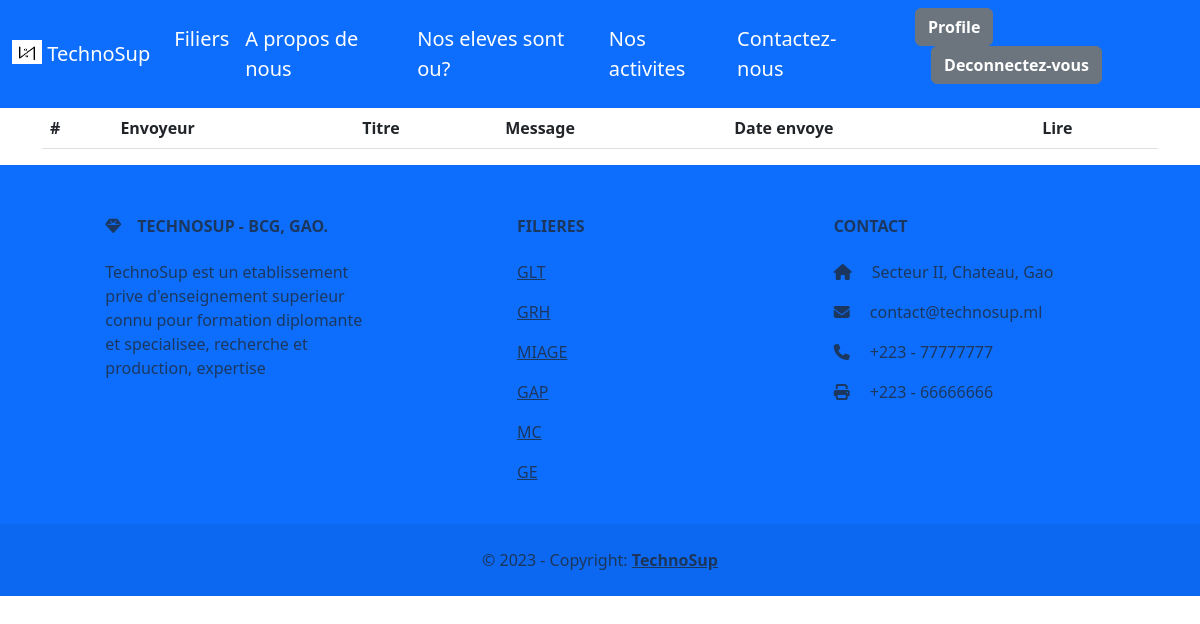
The app's page /messages/ (signed in), older data.
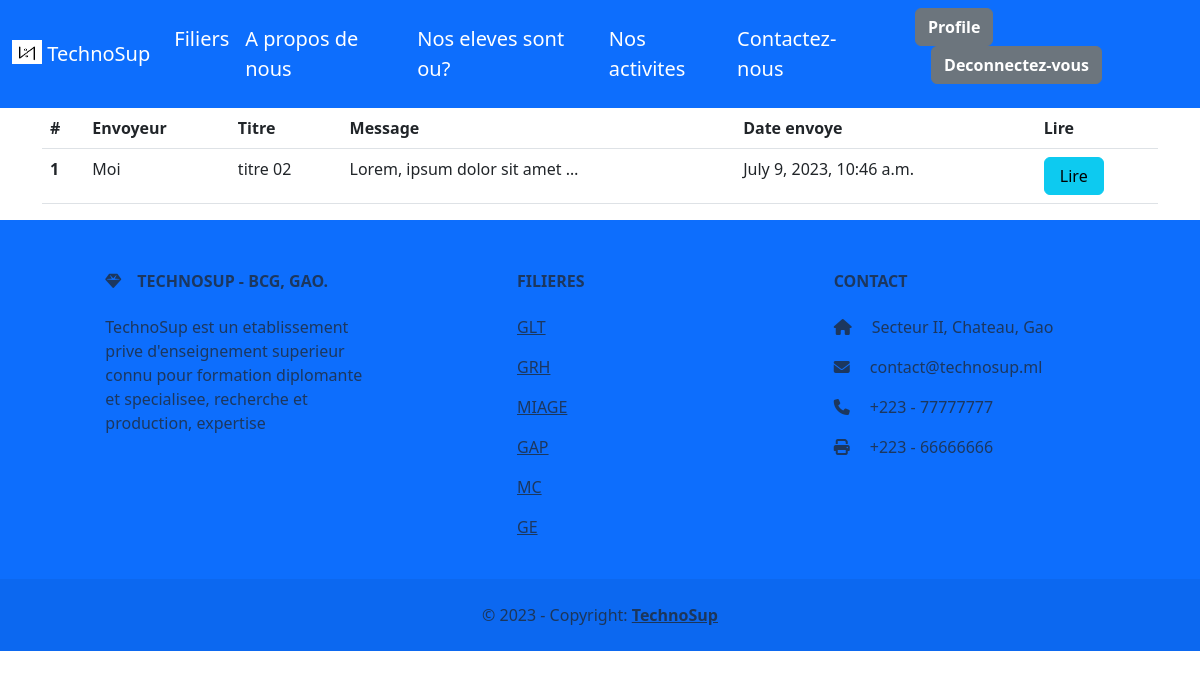
The same page, newer data.
### app/models.py (models this page shows, shortened)
class Message(models.Model):
    envoyeur = models.ForeignKey(CustomUser, on_delete=models.CASCADE)
    titre_message = models.CharField(max_length=100)
    message = models.TextField()
    destinataire_email = models.EmailField()
    date_cree = models.DateTimeField(auto_now_add=True)
    lu = models.BooleanField(default=False)

### app/hod_views.py (the view)
# urls.py: path('messages/', hod_views.view_messages, name='messages'),
def view_messages(request):
    inboxes = Message.objects.filter(
            Q(destinataire_email=request.user.email) | Q(envoyeur=request.user)
        )
    context = {
        'inboxes': inboxes
    }
    return render(request, 'hod/view_messages.html', context)

### templates/hod/view_messages.html
{% extends "base.html" %}
{% block content %}
<div class="container pt-5">
    <table class="table">
        <thead>
            <tr>
                <th scope="col">#</th>
                <th scope="col">Envoyeur</th>
                <th scope="col">Titre</th>
                <th scope="col">Message</th>
                <th scope="col">Date envoye</th>
                <th scope="col">Lire</th>
            </tr>
        </thead>
        <tbody>
            {% for inbox in inboxes %}
            <tr>
                <th scope="row">{{ forloop.counter }}</th>
                <td>
                    {% if request.user.username != inbox.envoyeur.username %}
                    {{ inbox.envoyeur }}
                    {% else %}
                    Moi
                    {% endif %}
                </td>
                <td>{{ inbox.titre_message }}</td>
                <td>{{ inbox.message|truncatewords:5 }}</td>
                <td>{{ inbox.date_cree }}</td>
                {% if inbox.lu %}
                <td><a href="{% url 'message' inbox.id %}" class="btn btn-danger mx-auto" style="width:60px;">Lu</a>
                </td>
                {% else %}
                <td><a href="{% url 'message' inbox.id %}" class="btn btn-info mx-auto" style="width:60px;">Lire</a>
                </td>
                {% endif %}
            </tr>
            {% endfor %}
        </tbody>
    </table>
</div>
{% endblock content %}

Row changes from the older to the newer data that the page shows:
added Message: shows "Moi", titre_message "titre 02", message "Lorem, ipsum dolor sit amet …", date_cree "July 9, 2023, 10:46 a.m.", lu "Lire"
